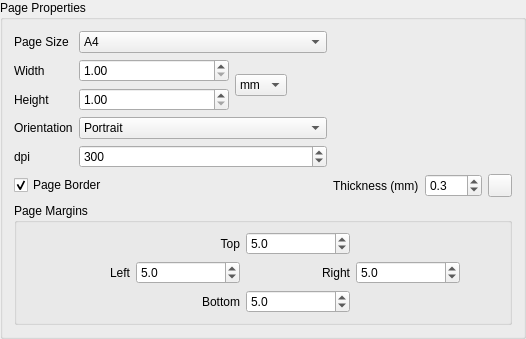
            <widget class="QgsCollapsibleGroupBox" name="mGroupBox">
             <property name="title">
              <string>Page Properties</string>
             </property>
             <property name="collapsed">
              <bool>false</bool>
             </property>
             <layout class="QVBoxLayout" name="verticalLayout_2">
              <item>
               <layout class="QGridLayout" name="gridLayout">
                <item row="0" column="0">
                 <widget class="QLabel" name="label_6">
                  <property name="text">
                   <string>Page Size</string>
                  </property>
                 </widget>
                </item>
                <item row="1" column="1" rowspan="2">
                 <layout class="QGridLayout" name="gridLayout_2">
                  <item row="1" column="0">
                   <widget class="QDoubleSpinBox" name="sbHeight">
                    <property name="minimumSize">
                     <size>
                      <width>150</width>
                      <height>0</height>
                     </size>
                    </property>
                    <property name="minimum">
                     <double>1.000000000000000</double>
                    </property>
                    <property name="maximum">
                     <double>99999.000000000000000</double>
                    </property>
                   </widget>
                  </item>
                  <item row="0" column="0">
                   <widget class="QDoubleSpinBox" name="sbWidth">
                    <property name="minimumSize">
                     <size>
                      <width>150</width>
                      <height>0</height>
                     </size>
                    </property>
                    <property name="minimum">
                     <double>1.000000000000000</double>
                    </property>
                    <property name="maximum">
                     <double>99999.000000000000000</double>
                    </property>
                   </widget>
                  </item>
                  <item row="0" column="1" rowspan="2">
                   <widget class="QComboBox" name="cboUnits">
                    <item>
                     <property name="text">
                      <string>mm</string>
                     </property>
                    </item>
                    <item>
                     <property name="text">
                      <string>inch</string>
                     </property>
                    </item>
                   </widget>
                  </item>
                  <item row="0" column="2" rowspan="2">
                   <spacer name="horizontalSpacer_8">
                    <property name="orientation">
                     <enum>Qt::Horizontal</enum>
                    </property>
                    <property name="sizeType">
                     <enum>QSizePolicy::Expanding</enum>
                    </property>
                    <property name="sizeHint" stdset="0">
                     <size>
                      <width>40</width>
                      <height>20</height>
                     </size>
                    </property>
                   </spacer>
                  </item>
                 </layout>
                </item>
                <item row="2" column="0">
                 <widget class="QLabel" name="label_2">
                  <property name="text">
                   <string>Height</string>
                  </property>
                 </widget>
                </item>
                <item row="1" column="0">
                 <widget class="QLabel" name="label">
                  <property name="text">
                   <string>Width</string>
                  </property>
                 </widget>
                </item>
                <item row="0" column="1">
                 <widget class="QComboBox" name="cboPageSize">
                  <property name="currentIndex">
                   <number>4</number>
                  </property>
                  <item>
                   <property name="text">
                    <string>A0</string>
                   </property>
                  </item>
                  <item>
                   <property name="text">
                    <string>A1</string>
                   </property>
                  </item>
                  <item>
                   <property name="text">
                    <string>A2</string>
                   </property>
                  </item>
                  <item>
                   <property name="text">
                    <string>A3</string>
                   </property>
                  </item>
                  <item>
                   <property name="text">
                    <string>A4</string>
                   </property>
                  </item>
                  <item>
                   <property name="text">
                    <string>A5</string>
                   </property>
                  </item>
                  <item>
                   <property name="text">
                    <string>A6</string>
                   </property>
                  </item>
                  <item>
                   <property name="text">
                    <string>B0</string>
                   </property>
                  </item>
                  <item>
                   <property name="text">
                    <string>B1</string>
                   </property>
                  </item>
                  <item>
                   <property name="text">
                    <string>B2</string>
                   </property>
                  </item>
                  <item>
                   <property name="text">
                    <string>B3</string>
                   </property>
                  </item>
                  <item>
                   <property name="text">
                    <string>B4</string>
                   </property>
                  </item>
                  <item>
                   <property name="text">
                    <string>B5</string>
                   </property>
                  </item>
                  <item>
                   <property name="text">
                    <string>B6</string>
                   </property>
                  </item>
                  <item>
                   <property name="text">
                    <string>Legal</string>
                   </property>
                  </item>
                  <item>
                   <property name="text">
                    <string>Letter</string>
                   </property>
                  </item>
                  <item>
                   <property name="text">
                    <string>ANSI A</string>
                   </property>
                  </item>
                  <item>
                   <property name="text">
                    <string>ANSI B</string>
                   </property>
                  </item>
                  <item>
                   <property name="text">
                    <string>ANSI C</string>
                   </property>
                  </item>
                  <item>
                   <property name="text">
                    <string>ANSI D</string>
                   </property>
                  </item>
                  <item>
                   <property name="text">
                    <string>ANSI E</string>
                   </property>
                  </item>
                  <item>
                   <property name="text">
                    <string>Arch A</string>
                   </property>
                  </item>
                  <item>
                   <property name="text">
                    <string>Arch B</string>
                   </property>
                  </item>
                  <item>
                   <property name="text">
                    <string>Arch C</string>
                   </property>
                  </item>
                  <item>
                   <property name="text">
                    <string>Arch D</string>
                   </property>
                  </item>
                  <item>
                   <property name="text">
                    <string>Arch E</string>
                   </property>
                  </item>
                  <item>
                   <property name="text">
                    <string>Arch E1</string>
                   </property>
                  </item>
                  <item>
                   <property name="text">
                    <string>Arch E2</string>
                   </property>
                  </item>
                  <item>
                   <property name="text">
                    <string>Arch E3</string>
                   </property>
                  </item>
                  <item>
                   <property name="text">
                    <string>Custom</string>
                   </property>
                  </item>
                 </widget>
                </item>
                <item row="3" column="0">
                 <widget class="QLabel" name="label_7">
                  <property name="text">
                   <string>Orientation</string>
                  </property>
                 </widget>
                </item>
                <item row="4" column="0">
                 <widget class="QLabel" name="label_4">
                  <property name="text">
                   <string>dpi</string>
                  </property>
                 </widget>
                </item>
                <item row="3" column="1">
                 <widget class="QComboBox" name="cboOrientation">
                  <item>
                   <property name="text">
                    <string>Portrait</string>
                   </property>
                  </item>
                  <item>
                   <property name="text">
                    <string>Landscape</string>
                   </property>
                  </item>
                 </widget>
                </item>
                <item row="4" column="1">
                 <widget class="QSpinBox" name="sbDpi">
                  <property name="minimum">
                   <number>1</number>
                  </property>
                  <property name="maximum">
                   <number>99999</number>
                  </property>
                  <property name="value">
                   <number>300</number>
                  </property>
                 </widget>
                </item>
                <item row="5" column="3">
                 <widget class="QDoubleSpinBox" name="sbPageFrameThickness">
                  <property name="decimals">
                   <number>1</number>
                  </property>
                  <property name="minimum">
                   <double>0.100000000000000</double>
                  </property>
                  <property name="value">
                   <double>0.300000000000000</double>
                  </property>
                 </widget>
                </item>
                <item row="5" column="2">
                 <widget class="QLabel" name="label_9">
                  <property name="text">
                   <string>Thickness (mm)</string>
                  </property>
                 </widget>
                </item>
                <item row="5" column="0" colspan="2">
                 <widget class="QCheckBox" name="cbPageFrame">
                  <property name="text">
                   <string>Page Border</string>
                  </property>
                  <property name="checked">
                   <bool>true</bool>
                  </property>
                 </widget>
                </item>
                <item row="5" column="4">
                 <widget class="QgsColorButton" name="colorPageFrame">
                  <property name="minimumSize">
                   <size>
                    <width>24</width>
                    <height>21</height>
                   </size>
                  </property>
                  <property name="color">
                   <color>
                    <red>0</red>
                    <green>0</green>
                    <blue>0</blue>
                   </color>
                  </property>
                  <property name="defaultColor">
                   <color>
                    <red>0</red>
                    <green>0</green>
                    <blue>0</blue>
                   </color>
                  </property>
                 </widget>
                </item>
                <item row="6" column="0" colspan="5">
                 <widget class="QGroupBox" name="groupBox">
                  <property name="minimumSize">
                   <size>
                    <width>0</width>
                    <height>0</height>
                   </size>
                  </property>
                  <property name="title">
                   <string>Page Margins</string>
                  </property>
                  <layout class="QGridLayout" name="gridLayout_13">
                   <item row="0" column="2">
                    <widget class="QDoubleSpinBox" name="sbPageMarginTop">
                     <property name="decimals">
                      <number>1</number>
                     </property>
                     <property name="value">
                      <double>5.000000000000000</double>
                     </property>
                    </widget>
                   </item>
                   <item row="0" column="1">
                    <widget class="QLabel" name="label_11">
                     <property name="text">
                      <string>Top</string>
                     </property>
                     <property name="alignment">
                      <set>Qt::AlignRight|Qt::AlignTrailing|Qt::AlignVCenter</set>
                     </property>
                    </widget>
                   </item>
                   <item row="1" column="0">
                    <widget class="QLabel" name="label_12">
                     <property name="text">
                      <string>Left</string>
                     </property>
                     <property name="alignment">
                      <set>Qt::AlignRight|Qt::AlignTrailing|Qt::AlignVCenter</set>
                     </property>
                    </widget>
                   </item>
                   <item row="1" column="1">
                    <widget class="QDoubleSpinBox" name="sbPageMarginLeft">
                     <property name="decimals">
                      <number>1</number>
                     </property>
                     <property name="value">
                      <double>5.000000000000000</double>
                     </property>
                    </widget>
                   </item>
                   <item row="2" column="1">
                    <widget class="QLabel" name="label_14">
                     <property name="text">
                      <string>Bottom</string>
                     </property>
                     <property name="alignment">
                      <set>Qt::AlignRight|Qt::AlignTrailing|Qt::AlignVCenter</set>
                     </property>
                    </widget>
                   </item>
                   <item row="2" column="2">
                    <widget class="QDoubleSpinBox" name="sbPageMarginBottom">
                     <property name="decimals">
                      <number>1</number>
                     </property>
                     <property name="value">
                      <double>5.000000000000000</double>
                     </property>
                    </widget>
                   </item>
                   <item row="1" column="3">
                    <widget class="QDoubleSpinBox" name="sbPageMarginRight">
                     <property name="decimals">
                      <number>1</number>
                     </property>
                     <property name="value">
                      <double>5.000000000000000</double>
                     </property>
                    </widget>
                   </item>
                   <item row="1" column="2">
                    <widget class="QLabel" name="label_13">
                     <property name="text">
                      <string>Right</string>
                     </property>
                     <property name="alignment">
                      <set>Qt::AlignRight|Qt::AlignTrailing|Qt::AlignVCenter</set>
                     </property>
                    </widget>
                   </item>
                   <item row="1" column="4">
                    <spacer name="horizontalSpacer_11">
                     <property name="orientation">
                      <enum>Qt::Horizontal</enum>
                     </property>
                     <property name="sizeType">
                      <enum>QSizePolicy::Minimum</enum>
                     </property>
                     <property name="sizeHint" stdset="0">
                      <size>
                       <width>40</width>
                       <height>20</height>
                      </size>
                     </property>
                    </spacer>
                   </item>
                  </layout>
                 </widget>
                </item>
                <item row="1" column="2" colspan="3">
                 <spacer name="horizontalSpacer_2">
                  <property name="orientation">
                   <enum>Qt::Horizontal</enum>
                  </property>
                  <property name="sizeHint" stdset="0">
                   <size>
                    <width>40</width>
                    <height>20</height>
                   </size>
                  </property>
                 </spacer>
                </item>
               </layout>
              </item>
             </layout>
            </widget>
